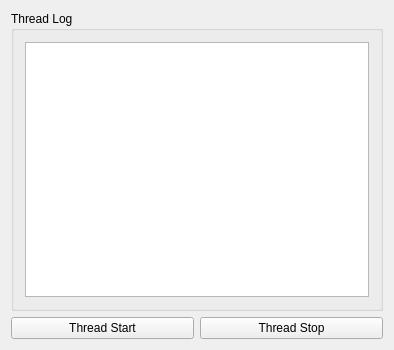
<?xml version="1.0" encoding="UTF-8"?>
<ui version="4.0">
 <class>Widget</class>
 <widget class="QWidget" name="Widget">
  <property name="geometry">
   <rect>
    <x>0</x>
    <y>0</y>
    <width>394</width>
    <height>350</height>
   </rect>
  </property>
  <property name="windowTitle">
   <string>Widget</string>
  </property>
  <layout class="QVBoxLayout" name="verticalLayout">
   <item>
    <widget class="QGroupBox" name="groupBox">
     <property name="minimumSize">
      <size>
       <width>0</width>
       <height>300</height>
      </size>
     </property>
     <property name="title">
      <string>Thread Log</string>
     </property>
     <layout class="QVBoxLayout" name="verticalLayout_2">
      <item>
       <widget class="QTextEdit" name="textEdit"/>
      </item>
     </layout>
    </widget>
   </item>
   <item>
    <layout class="QHBoxLayout" name="horizontalLayout">
     <item>
      <widget class="QPushButton" name="pbtStart">
       <property name="text">
        <string>Thread Start</string>
       </property>
      </widget>
     </item>
     <item>
      <widget class="QPushButton" name="pbtStop">
       <property name="text">
        <string>Thread Stop</string>
       </property>
      </widget>
     </item>
    </layout>
   </item>
  </layout>
 </widget>
 <layoutdefault spacing="6" margin="11"/>
 <resources/>
 <connections/>
</ui>
